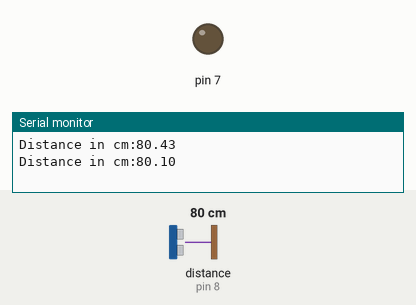
Recording of a sketch running on a simulated Arduino Uno, built with avr-gcc and run on an emulated ATmega328P. Parts: output pins drawn as LEDs (lit = HIGH), the last lines printed to the serial monitor. Wiring (inferred from the names in the program): ultrasonic range finder: trigger pin 9; echo pin 8. The test bench sets the inputs (shaded band); at power-on: distance to the obstacle (sensor on pin 8) 80 cm. The echo pulse lasts 58.3 µs per cm; pins used as bus, display or sensor lines are not drawn.

Above: at 1.8 s.
1.9 s: distance to the obstacle (sensor on pin 8) set to 2 cm
At 3.1 s:
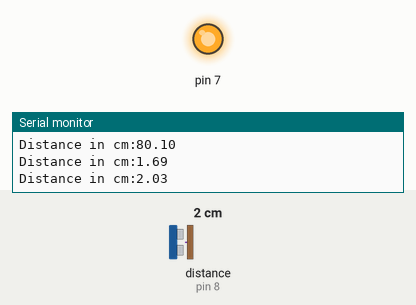
3.5 s: distance to the obstacle (sensor on pin 8) set to 5 cm
At 4.7 s:
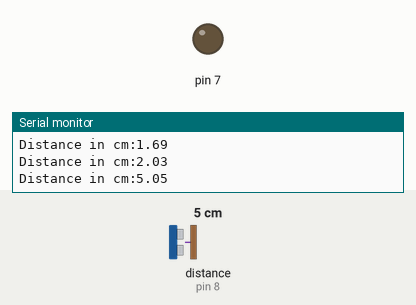
Timing chart, 0 to 6.5 s (numbered marks = the images above; inputs shaded):
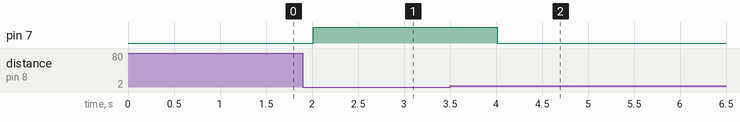

Measured:
- the behaviour switches between 3 and 4 cm on distance to the obstacle (sensor on pin 8) (found by bisection; images 1 and 2)
- after the input at 1.9 s, pin 7: LOW → HIGH after 0.11 s
- after the input at 3.5 s, pin 7: HIGH → LOW after 0.52 s

The sketch:

sairjsdjs.ino
```cpp
int trigpin=9;
int echopin=8;
float duration;

void setup()
{
  // put your setup code here, to run once:
  pinMode(trigpin,OUTPUT);
  pinMode(7,OUTPUT);
  pinMode(echopin,INPUT);
  Serial.begin(9600);
}

void loop()
{
  // put your main code here, to run repeatedly:
  digitalWrite(trigpin,LOW);
  delayMicroseconds(3);
  digitalWrite(trigpin,HIGH);
  delayMicroseconds(7);
  digitalWrite(trigpin,LOW);
  duration=pulseIn(echopin,HIGH);
  float cm=duration/29/2;
  Serial.print("Distance in cm:");
  Serial.println(cm);
  if(cm<=4.00)
  {
    digitalWrite(7,HIGH);
  }
  else
   {
    digitalWrite(7,LOW);
   }
  delay(1000);
}
```
